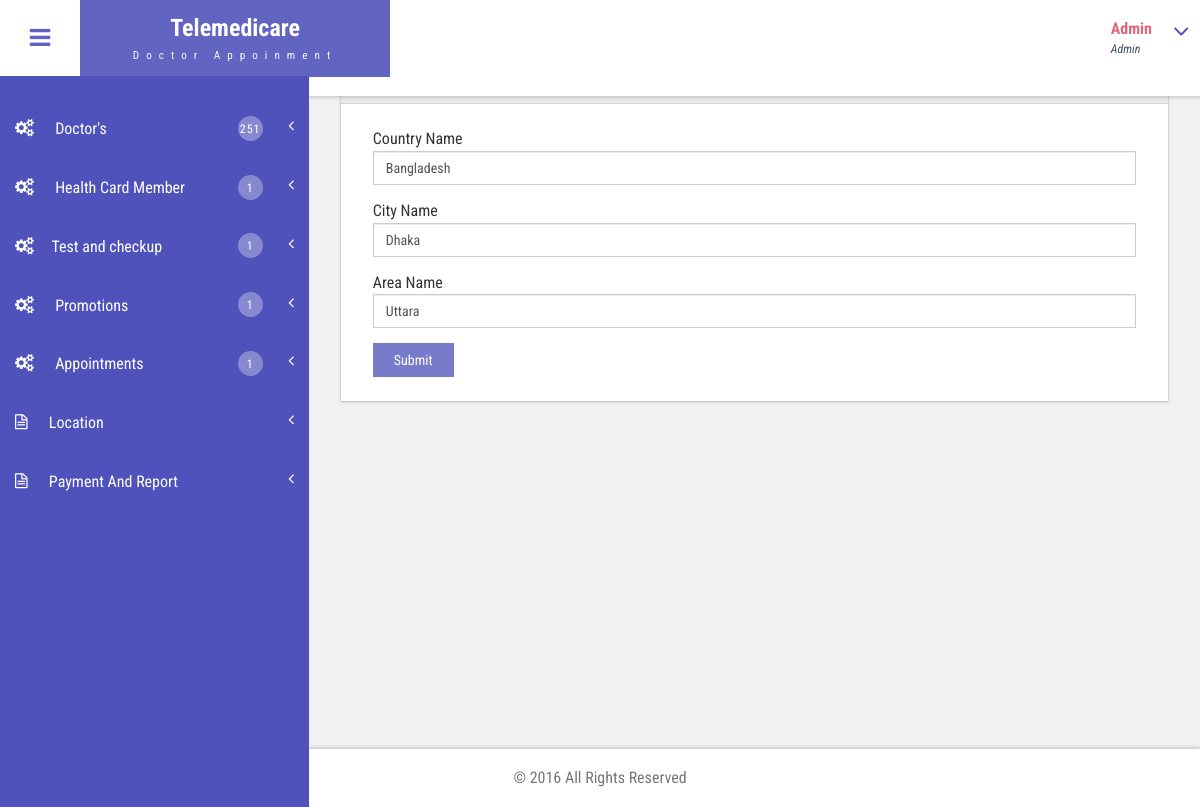
/admin/edit_area.php?edc=1 (signed in), run on the app's committed database.
### tables this page shows
CREATE TABLE `area` (
  `id` int(10) NOT NULL,
  `countryid` int(20) NOT NULL DEFAULT '1',
  `stateid` int(20) NOT NULL DEFAULT '1',
  `country` varchar(20) NOT NULL,
  `city` varchar(20) NOT NULL,
  `area` varchar(20) NOT NULL
);

### admin/edit_area.php (the view, shortened to what this page needs)
<!DOCTYPE HTML>
<html>
<head>
<link href="css/bootstrap.css" rel='stylesheet' type='text/css' />
<link href="css/style.css" rel='stylesheet' type='text/css' />
<link href="css/font-awesome.css" rel="stylesheet">
<link href="css/animate.css" rel="stylesheet" type="text/css" media="all">
<link href="css/custom.css" rel="stylesheet">
</head>
<body class="cbp-spmenu-push">
	<div class="main-content">
		<div class=" sidebar" role="navigation">
            <div class="navbar-collapse">
        <?php require 'admin_side_nav.php';  ?>
			</div>
		</div>
		<div class="sticky-header header-section ">
			<div class="header-left">
				<button id="showLeftPush"><i class="fa fa-bars"></i></button>
				<div class="logo">
					<a href="dashboard.php">
						<h1>Telemedicare</h1>
						<span>Doctor Appoinment</span>
					</a>
				</div>
			</div>
			<div class="header-right">
				<div class="profile_details">
					<ul>
						<li class="dropdown profile_details_drop">
							<a href="#" class="dropdown-toggle" data-toggle="dropdown" aria-expanded="false">
								<div class="profile_img">
									<div class="user-name">
										<p><?php echo ucwords($_SESSION['admin_name']); ?></p>
										<span>Admin</span>
									</div>
									<i class="fa fa-angle-down lnr"></i>
									<div class="clearfix"></div>
								</div>
							</a>
						</li>
					</ul>
				</div>
				<div class="clearfix"> </div>
			</div>
			<div class="clearfix"> </div>
		</div>
		<div id="page-wrapper">
			<div class="main-page">
				<div class="forms">
					<div class="form-grids row widget-shadow" data-example-id="basic-forms">
						<div class="form-title">
							<h4> Edit Country and City</h4>
						</div>
						<div class="form-body">
							<form action="" method="post">
								<?php
								$query = mysql_query("SELECT * FROM area WHERE id='".$_GET['edc']."'");
								$result = mysql_fetch_assoc($query);
								?>
								<div class="form-group">
									<label for="exampleInputEmail1">Country Name </label>
									 <input type="text" name="country" class="form-control" value="<?php echo $result['country']; ?>">
								</div>
								<div class="form-group">
									<label for="exampleInputEmail1">City Name </label>
									 <input type="text" name="city" class="form-control" value="<?php echo $result['city']; ?>">
								</div>
								<div class="form-group">
									<label for="exampleInputEmail1">Area Name </label>
									 <input type="text" name="area" class="form-control" value="<?php echo $result['area']; ?>">
								</div>
								 <button type="submit" name="submit" class="btn btn-default">Submit</button>
							 </form>
						</div>
					</div>
				</div>
			</div>
		</div>
		<div class="footer">
		   <p>&copy; 2016 All Rights Reserved</p>
		</div>
	</div>
</body>
</html>

### admin/css/style.css (style rules this page uses)
h4, h5, h6, h1, h2, h3 { margin: 0; }
ul, ol { margin: 0; }
p { margin: 0; }
html, body { font-family: 'Roboto Condensed', sans-serif; font-size: 100%; overflow-x: hidden; background: #fff; }
body a { transition: 0.5s all ease; -webkit-transition: 0.5s all ease; -moz-transition: 0.5s all ease; -o-transition: 0.5s all ease; -ms-transition: 0.5s all ease; text-decoration:none; }
h1,h2,h3,h4,h5,h6 { margin:0; }
p { margin:0; }
ul,label { margin:0; padding:0; }
.main-content { position: relative; }
.sticky-header { position: fixed; top: 0; left:0px; width: 100%; z-index: 100; }
.header-section { background:#FFF; box-shadow: 1px 1px 4px rgba(0, 0, 0, 0.21); -webkit-box-shadow: 1px 1px 4px rgba(0, 0, 0, 0.21); -moz-box-shadow: 1px 1px 4px rgba(0, 0, 0, 0.21); -o-box-shadow: 1px 1px 4px rgba(0, 0, 0, 0.21); }
.header-section::after { clear: both; display: block; content: ''; }
.header-left { float: left; width: 45%; }
.header-right { float: right; }
button#showLeftPush { font-size: 1.5em; width: 80px; padding: 0.87em 0; text-align: center; cursor: pointer; float: left; color: #6F6F6F; -moz-transition: all 0.2s ease-out 0s; -webkit-transition: all 0.2s ease-out 0s; transition: all 0.2s ease-out 0s; border: none; background-color: #fff; outline:none; }
.cbp-spmenu-push { overflow-x: hidden; position: relative; }
.cbp-spmenu, .cbp-spmenu-push { -webkit-transition: all 0.3s ease; -moz-transition: all 0.3s ease; transition: all 0.3s ease; }
.cbp-spmenu-push div#page-wrapper { margin: 0em 0 0 19.3em; transition:.5s all; -webkit-transition:.5s all; -moz-transition:.5s all; }
.fa { display: inline-block; font-family: FontAwesome; font-style: normal; font-weight: normal; line-height: 1; -webkit-font-smoothing: antialiased; -moz-osx-font-smoothing: grayscale; }
.logo { background: #6164C1; text-align: center; float: left; }
.logo a { padding: 0.9em 3.3em .7em; display: block; text-decoration: none; }
.logo a h1 { color: #fff; font-size: 1.5em; line-height: 1.2em; font-weight: 700; }
.logo a span { color: #F8F8F8; font-size: .7em; text-align: center; letter-spacing: 7px; }
.profile_details { float: right; }
.profile_details_drop a.dropdown-toggle { display:block; padding: 0.8em 3em 0 2em; }
.user-name { float:left; margin-top:8px; margin-left:11px; height:35px; }
.profile_details ul li { list-style-type:none; position:relative; }
.profile_details li a i.fa.lnr { position: absolute; top: 34%; right: 8%; color: #4F52BA; font-size: 1.6em; }
.user-name p { font-size:1em; color:#DD6777; line-height:1em; font-weight:700; }
.user-name span { font-size: .75em; font-style: italic; color: #424f63; font-weight: normal; margin-top: .3em; }
.footer { background: #fff; padding: 1em; width: 100%; text-align:center; box-shadow: 0px -1px 4px rgba(0, 0, 0, 0.21); -webkit-box-shadow: 0px -1px 4px rgba(0, 0, 0, 0.21); -moz-box-shadow: 0px -1px 4px rgba(0, 0, 0, 0.21); -ms-box-shadow: 0px -1px 4px rgba(0, 0, 0, 0.21); -o-box-shadow: 0px -1px 4px rgba(0, 0, 0, 0.21); }
.footer p { color: #7A7676; font-size: 1em; line-height: 1.6em; }
.charts,.row { margin: 0em 0 0; }
.widget-shadow { background-color: #fff; box-shadow: 0 -1px 3px rgba(0,0,0,.12),0 1px 2px rgba(0,0,0,.24); -webkit-box-shadow: 0 -1px 3px rgba(0,0,0,.12),0 1px 2px rgba(0,0,0,.24); -moz-box-shadow: 0 -1px 3px rgba(0,0,0,.12),0 1px 2px rgba(0,0,0,.24); }
.forms h4 { font-size: 1.3em; color: #6F6F6F; }
.form-title { padding: 1em 2em; background-color: #EAEAEA; border-bottom: 1px solid #D6D5D5; }
.form-body { padding: 1.5em 2em; }
.forms label { font-weight: 400; }
.form-control { border-radius: inherit; }
.forms button.btn.btn-default { background-color: rgba(97, 100, 193, 0.85); color: #fff; padding: .5em 1.5em; border: none; outline:none; border-radius: inherit; }

### admin/css/custom.css (style rules this page uses)
#page-wrapper { padding:3em 2em 2.5em; background-color: #F1F1F1; }

### data on the page
area: country "Bangladesh", city "Dhaka", area "Uttara"

### other printed values
$row['all_doc'] "251"
$row['all_patient'] "1"
$row['all_test'] "1"
$row['all_promotions'] "1"
$row['all_appointments'] "1"
$_SESSION['admin_name'] "Admin"
